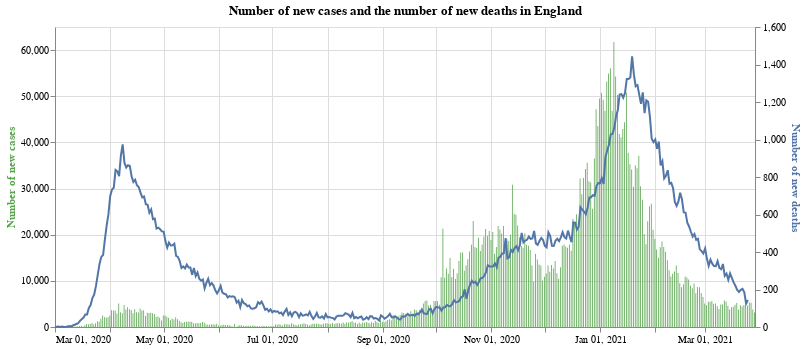

Notebook cell for this chart:
### Markdown cell above
## Plotting: All of England

The first chart we look at has both the number of new cases and the number of new deaths in England. The blue line corresponds to the axis on the right hand side, the number of new deaths. The green bars are the number of new cases (axis on the left hand side).

### Code cell
#collapse
base = alt.Chart(full_eng_deaths.query("date >= '2020-03-01'")).encode(x=alt.X("yearmonthdate(date):T", axis=alt.Axis(title=None))).properties(title='Number of new cases and the number of new deaths in England',width=700)

bars = base.mark_bar(color='#57A44C').encode(
    y=alt.Y("newCases:Q", axis=alt.Axis(title='Number of new cases', titleColor='#57A44C')),
    tooltip="newCases:Q"
)

line = base.mark_line(stroke='#5276A7').encode(y=alt.Y("newDeaths:Q", axis=alt.Axis(title='Number of new deaths', titleColor='#5276A7')))

alt.layer(bars, line).resolve_scale(y='independent')

### Figure 1 — Vega-Lite specification as saved in the notebook (floating-point values rounded to 4 significant figures; data arrays with more than 128 entries replaced by an {"elided": "..."} marker saying what was removed)
{"config": {"view": {"continuousWidth": 400, "continuousHeight": 300}}, "layer": [{"mark": {"type": "bar", "color": "#57A44C"}, "encoding": {"tooltip": {"type": "quantitative", "field": "newCases"}, "x": {"type": "temporal", "axis": {"title": null}, "field": "date", "timeUnit": "yearmonthdate"}, "y": {"type": "quantitative", "axis": {"title": "Number of new cases", "titleColor": "#57A44C"}, "field": "newCases"}}, "title": "Number of new cases and the number of new deaths in England", "width": 700}, {"mark": {"type": "line", "stroke": "#5276A7"}, "encoding": {"x": {"type": "temporal", "axis": {"title": null}, "field": "date", "timeUnit": "yearmonthdate"}, "y": {"type": "quantitative", "axis": {"title": "Number of new deaths", "titleColor": "#5276A7"}, "field": "newDeaths"}}, "title": "Number of new cases and the number of new deaths in England", "width": 700}], "data": {"name": "data-6ac5e1511cebebc879d997521a797c1d"}, "resolve": {"scale": {"y": "independent"}}, "$schema": "https://vega.github.io/schema/vega-lite/v4.8.1.json", "datasets": {"data-6ac5e1511cebebc879d997521a797c1d": {"elided": "393 records"}}}
